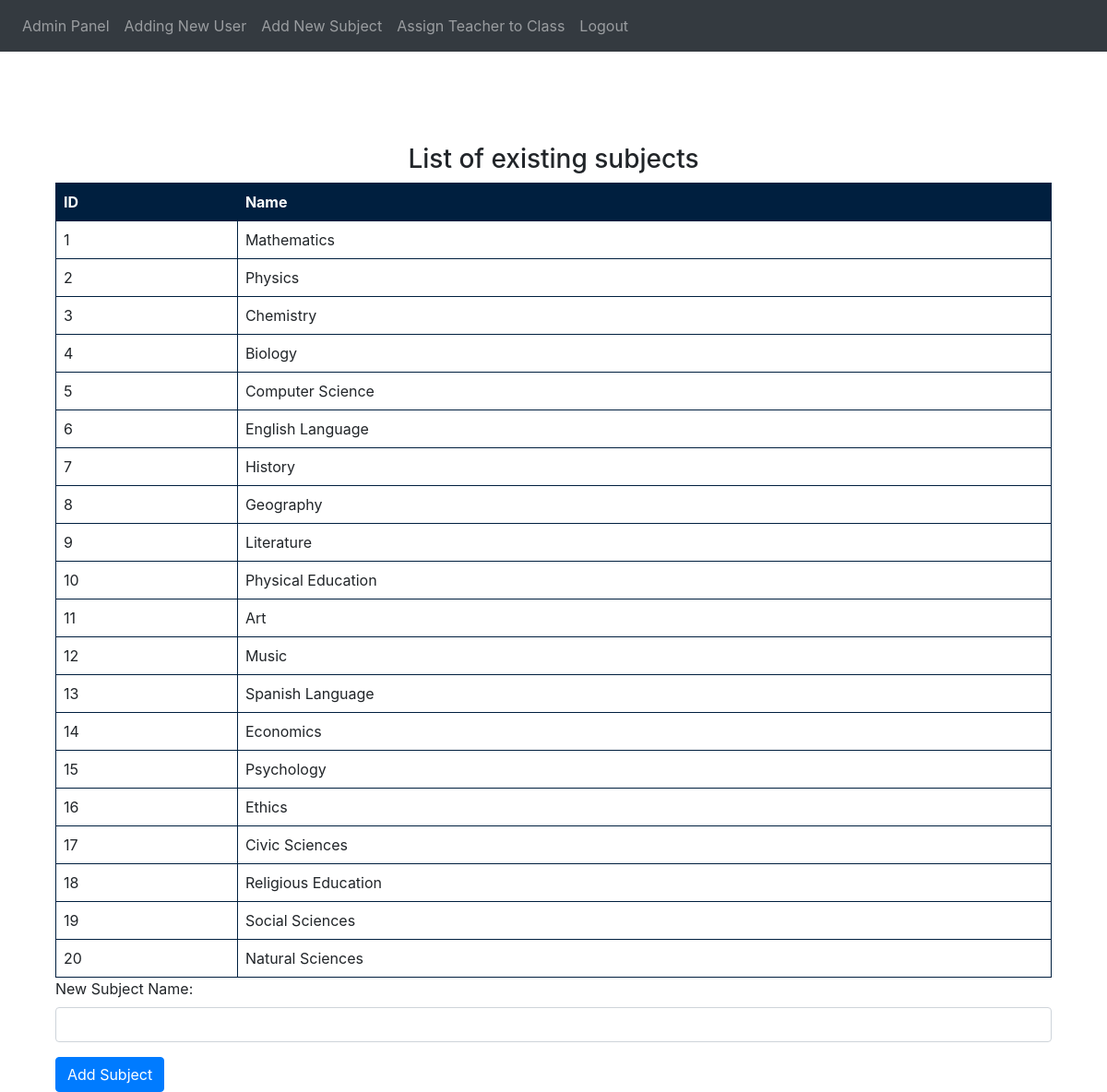
Page /add_subject (signed in) on the committed database.
### tables this page shows
CREATE TABLE subject (
                id INTEGER PRIMARY KEY,
                name TEXT UNIQUE
            );

### main.py (the view, shortened to what this page needs)
@app.route('/add_subject', methods=['GET', 'POST'])
@login_required
def add_subject():
    if current_user.role == 'admin':
        if is_session_expired():
            return redirect(url_for('logout'))
        update_last_activity() # The latest page refresh
        operation.create_views() # Refreshing the views every time the admin panel is opened
        vsubject = cursor.execute('SELECT * FROM vw_subjects').fetchall()
        return render_template("add_subject.html", vsubject=vsubject)

### main.py (called while the page is built)
def update_last_activity():
    session['last_activity'] = datetime.now(timezone.utc)

def is_session_expired():
    last_activity = session.get('last_activity')
    if last_activity:
        last_activity_utc = last_activity.replace(tzinfo=timezone.utc)
        return datetime.now(timezone.utc) - last_activity_utc > timeout_duration
    return False

@login_manager.user_loader
def load_user(user_id):
    user = User()
    try:
        (user.id, user.email, user.first_name, user.second_name, user.password, user.role) = cursor.execute(f"""
        SELECT id, email, first_name, second_name, password, role FROM user WHERE id='{user_id}'""").fetchone()
    except TypeError:
        user = None
    return user

### templates/add_subject.html (shortened to what this page needs)
{% extends "base.html" %}
{% block content %}
<div class="container">
  <h3>List of existing subjects</h3>
  <table id="subjectTable" class="display">
    <thead>
      <tr>
        <th>ID</th>
        <th>Name</th>
      </tr>
    </thead>
    <tbody>
      {% for subject in vsubject %}
      <tr>
        <td>{{ subject[0] }}</td>
        <td>{{ subject[1] }}</td>
      </tr>
      {% endfor %}
    </tbody>
  </table>
  <form method="post" action="{{ url_for('add_subject') }}">
    <div class="form-group">
      <label for="newsubject">New Subject Name:</label>
      <input
        type="text"
        class="form-control"
        id="newsubject"
        name="newsubject"
        required
      />
    </div>
    <button type="submit" class="btn btn-primary">Add Subject</button>
  </form>
</div>
<link
  rel="stylesheet"
  type="text/css"
  href="https://cdn.datatables.net/1.10.25/css/jquery.dataTables.css"
/>
{% endblock %}

### templates/base.html (style rules this page uses)
h3 { margin-top: 100px; text-align: center; }

### templates/add_subject.html (style rules this page uses)
table.display { border-collapse: collapse; width: 100%; }
table.display th, table.display td { border: 1px solid #001f3f; padding: 8px; text-align: left; }
table.display th { background-color: #001f3f; color: #ffffff; }

### rows in the picture
subject: id "1", name "Mathematics"
subject: id "2", name "Physics"
subject: id "3", name "Chemistry"
subject: id "4", name "Biology"
subject: id "5", name "Computer Science"
subject: id "6", name "English Language"
subject: id "7", name "History"
subject: id "8", name "Geography"
subject: id "9", name "Literature"
subject: id "10", name "Physical Education"
subject: id "11", name "Art"
subject: id "12", name "Music"
subject: id "13", name "Spanish Language"
subject: id "14", name "Economics"
subject: id "15", name "Psychology"
subject: id "16", name "Ethics"
subject: id "17", name "Civic Sciences"
subject: id "18", name "Religious Education"
subject: id "19", name "Social Sciences"
subject: id "20", name "Natural Sciences"
